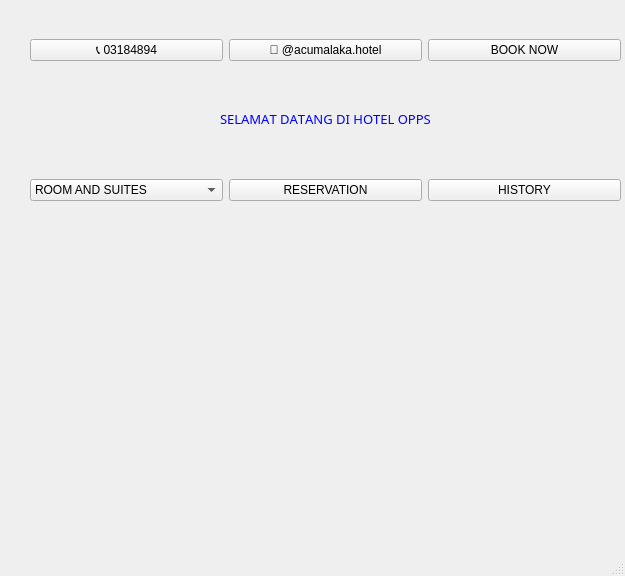
<?xml version="1.0" encoding="UTF-8"?>
<ui version="4.0">
 <class>MainWindow</class>
 <widget class="QMainWindow" name="MainWindow">
  <property name="geometry">
   <rect>
    <x>0</x>
    <y>0</y>
    <width>625</width>
    <height>576</height>
   </rect>
  </property>
  <property name="windowTitle">
   <string>MainWindow</string>
  </property>
  <property name="windowOpacity">
   <double>-3.000000000000000</double>
  </property>
  <property name="toolButtonStyle">
   <enum>Qt::ToolButtonTextBesideIcon</enum>
  </property>
  <widget class="QWidget" name="centralwidget">
   <widget class="QLabel" name="label">
    <property name="geometry">
     <rect>
      <x>220</x>
      <y>110</y>
      <width>351</width>
      <height>16</height>
     </rect>
    </property>
    <property name="font">
     <font>
      <family>MS Reference Sans Serif</family>
      <stylestrategy>PreferAntialias</stylestrategy>
      <kerning>false</kerning>
     </font>
    </property>
    <property name="text">
     <string>&lt;!DOCTYPE HTML PUBLIC &quot;-//W3C//DTD HTML 4.0//EN&quot; &quot;http://www.w3.org/TR/REC-html40/strict.dtd&quot;&gt;
&lt;html&gt;&lt;head&gt;&lt;meta name=&quot;qrichtext&quot; content=&quot;1&quot; /&gt;&lt;style type=&quot;text/css&quot;&gt;
p, li { white-space: pre-wrap; }
&lt;/style&gt;&lt;/head&gt;&lt;body style=&quot; font-family:'MS Reference Sans Serif'; font-size:8pt; font-weight:400; font-style:normal;&quot;&gt;
&lt;p style=&quot; margin-top:12px; margin-bottom:12px; margin-left:0px; margin-right:0px; -qt-block-indent:0; text-indent:0px;&quot;&gt;&lt;a href=&quot;https://www.theplazany.com/&quot;&gt;&lt;span style=&quot; font-size:10pt; text-decoration: underline; color:#0000ff;&quot;&gt;SELAMAT DATANG DI HOTEL OPPS&lt;/span&gt;&lt;/a&gt;&lt;/p&gt;&lt;/body&gt;&lt;/html&gt;</string>
    </property>
   </widget>
   <widget class="QWidget" name="gridLayoutWidget_2">
    <property name="geometry">
     <rect>
      <x>30</x>
      <y>10</y>
      <width>591</width>
      <height>80</height>
     </rect>
    </property>
    <layout class="QGridLayout" name="gridLayout_2">
     <item row="0" column="1">
      <widget class="QPushButton" name="pushButton_6">
       <property name="text">
        <string>📩 @acumalaka.hotel</string>
       </property>
      </widget>
     </item>
     <item row="0" column="0">
      <widget class="QPushButton" name="pushButton">
       <property name="text">
        <string>📞 03184894</string>
       </property>
      </widget>
     </item>
     <item row="0" column="2">
      <widget class="QPushButton" name="pushButton_7">
       <property name="text">
        <string>BOOK NOW</string>
       </property>
      </widget>
     </item>
    </layout>
   </widget>
   <widget class="QWidget" name="gridLayoutWidget">
    <property name="geometry">
     <rect>
      <x>30</x>
      <y>150</y>
      <width>591</width>
      <height>80</height>
     </rect>
    </property>
    <layout class="QGridLayout" name="gridLayout">
     <item row="0" column="0">
      <widget class="QComboBox" name="comboBox">
       <item>
        <property name="text">
         <string>ROOM AND SUITES</string>
        </property>
       </item>
      </widget>
     </item>
     <item row="0" column="1">
      <widget class="QPushButton" name="pushButton_2">
       <property name="text">
        <string>RESERVATION</string>
       </property>
      </widget>
     </item>
     <item row="0" column="2">
      <widget class="QPushButton" name="pushButton_3">
       <property name="text">
        <string>HISTORY</string>
       </property>
      </widget>
     </item>
    </layout>
   </widget>
   <widget class="QLabel" name="label_2">
    <property name="geometry">
     <rect>
      <x>0</x>
      <y>240</y>
      <width>641</width>
      <height>401</height>
     </rect>
    </property>
    <property name="text">
     <string/>
    </property>
    <property name="pixmap">
     <pixmap>../Downloads/Hotel-Rooms-and-Suites.jpg</pixmap>
    </property>
   </widget>
  </widget>
  <widget class="QMenuBar" name="menubar">
   <property name="geometry">
    <rect>
     <x>0</x>
     <y>0</y>
     <width>625</width>
     <height>21</height>
    </rect>
   </property>
  </widget>
  <widget class="QStatusBar" name="statusbar"/>
 </widget>
 <resources/>
 <connections/>
</ui>
